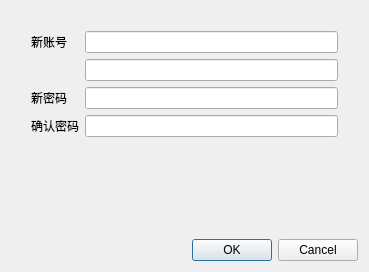
<?xml version="1.0" encoding="UTF-8"?>
<ui version="4.0">
 <class>editPasswDialog</class>
 <widget class="QDialog" name="editPasswDialog">
  <property name="geometry">
   <rect>
    <x>0</x>
    <y>0</y>
    <width>369</width>
    <height>272</height>
   </rect>
  </property>
  <property name="windowTitle">
   <string>Dialog</string>
  </property>
  <layout class="QGridLayout" name="gridLayout_2">
   <item row="0" column="0">
    <layout class="QGridLayout" name="gridLayout">
     <item row="0" column="0">
      <spacer name="verticalSpacer_2">
       <property name="orientation">
        <enum>Qt::Vertical</enum>
       </property>
       <property name="sizeHint" stdset="0">
        <size>
         <width>20</width>
         <height>40</height>
        </size>
       </property>
      </spacer>
     </item>
     <item row="0" column="1">
      <layout class="QVBoxLayout" name="verticalLayout_2">
       <item>
        <spacer name="horizontalSpacer">
         <property name="orientation">
          <enum>Qt::Horizontal</enum>
         </property>
         <property name="sizeHint" stdset="0">
          <size>
           <width>40</width>
           <height>20</height>
          </size>
         </property>
        </spacer>
       </item>
       <item>
        <layout class="QFormLayout" name="formLayout">
         <item row="0" column="0">
          <widget class="QLabel" name="label_6">
           <property name="text">
            <string>新账号</string>
           </property>
          </widget>
         </item>
         <item row="2" column="1">
          <widget class="QLineEdit" name="lineEdit_oldPassw"/>
         </item>
         <item row="3" column="0">
          <widget class="QLabel" name="label_2">
           <property name="text">
            <string>新密码</string>
           </property>
          </widget>
         </item>
         <item row="3" column="1">
          <widget class="QLineEdit" name="lineEdit_newPassw"/>
         </item>
         <item row="4" column="0">
          <widget class="QLabel" name="label_3">
           <property name="text">
            <string>确认密码</string>
           </property>
          </widget>
         </item>
         <item row="4" column="1">
          <widget class="QLineEdit" name="lineEdit_confirmPassw"/>
         </item>
         <item row="0" column="1">
          <widget class="QLineEdit" name="lineEdit_newAccount"/>
         </item>
        </layout>
       </item>
       <item>
        <spacer name="horizontalSpacer_2">
         <property name="orientation">
          <enum>Qt::Horizontal</enum>
         </property>
         <property name="sizeHint" stdset="0">
          <size>
           <width>40</width>
           <height>20</height>
          </size>
         </property>
        </spacer>
       </item>
      </layout>
     </item>
     <item row="0" column="2">
      <spacer name="verticalSpacer">
       <property name="orientation">
        <enum>Qt::Vertical</enum>
       </property>
       <property name="sizeHint" stdset="0">
        <size>
         <width>20</width>
         <height>40</height>
        </size>
       </property>
      </spacer>
     </item>
    </layout>
   </item>
   <item row="1" column="0">
    <widget class="QDialogButtonBox" name="buttonBox">
     <property name="orientation">
      <enum>Qt::Horizontal</enum>
     </property>
     <property name="standardButtons">
      <set>QDialogButtonBox::Cancel|QDialogButtonBox::Ok</set>
     </property>
    </widget>
   </item>
  </layout>
 </widget>
 <resources/>
 <connections>
  <connection>
   <sender>buttonBox</sender>
   <signal>accepted()</signal>
   <receiver>editPasswDialog</receiver>
   <slot>accept()</slot>
   <hints>
    <hint type="sourcelabel">
     <x>248</x>
     <y>254</y>
    </hint>
    <hint type="destinationlabel">
     <x>157</x>
     <y>274</y>
    </hint>
   </hints>
  </connection>
  <connection>
   <sender>buttonBox</sender>
   <signal>rejected()</signal>
   <receiver>editPasswDialog</receiver>
   <slot>reject()</slot>
   <hints>
    <hint type="sourcelabel">
     <x>316</x>
     <y>260</y>
    </hint>
    <hint type="destinationlabel">
     <x>286</x>
     <y>274</y>
    </hint>
   </hints>
  </connection>
 </connections>
</ui>
